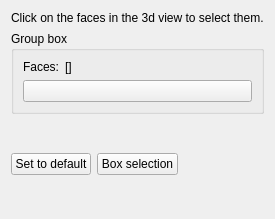
<?xml version="1.0" encoding="UTF-8"?>
<ui version="4.0">
 <class>PartGui::TaskFaceColors</class>
 <widget class="QWidget" name="PartGui::TaskFaceColors">
  <property name="geometry">
   <rect>
    <x>0</x>
    <y>0</y>
    <width>247</width>
    <height>219</height>
   </rect>
  </property>
  <property name="windowTitle">
   <string>Set color per face</string>
  </property>
  <layout class="QGridLayout" name="gridLayout_2">
   <item row="0" column="0" colspan="3">
    <widget class="QLabel" name="label">
     <property name="text">
      <string>Click on the faces in the 3d view to select them.</string>
     </property>
    </widget>
   </item>
   <item row="1" column="0" colspan="3">
    <widget class="QGroupBox" name="groupBox">
     <property name="title">
      <string notr="true">Group box</string>
     </property>
     <layout class="QGridLayout" name="gridLayout">
      <item row="0" column="0">
       <widget class="QLabel" name="faceLabel">
        <property name="sizePolicy">
         <sizepolicy hsizetype="Maximum" vsizetype="Preferred">
          <horstretch>0</horstretch>
          <verstretch>0</verstretch>
         </sizepolicy>
        </property>
        <property name="text">
         <string>Faces:</string>
        </property>
       </widget>
      </item>
      <item row="0" column="1">
       <widget class="QLabel" name="labelElement">
        <property name="text">
         <string notr="true">[]</string>
        </property>
       </widget>
      </item>
      <item row="1" column="0" colspan="2">
       <widget class="Gui::ColorButton" name="colorButton"/>
      </item>
     </layout>
    </widget>
   </item>
   <item row="2" column="0">
    <widget class="QPushButton" name="defaultButton">
     <property name="text">
      <string>Set to default</string>
     </property>
    </widget>
   </item>
   <item row="2" column="1">
    <widget class="QPushButton" name="boxSelection">
     <property name="text">
      <string>Box selection</string>
     </property>
    </widget>
   </item>
   <item row="2" column="2">
    <spacer name="verticalSpacer">
     <property name="orientation">
      <enum>Qt::Vertical</enum>
     </property>
     <property name="sizeHint" stdset="0">
      <size>
       <width>20</width>
       <height>135</height>
      </size>
     </property>
    </spacer>
   </item>
  </layout>
 </widget>
 <customwidgets>
  <customwidget>
   <class>Gui::ColorButton</class>
   <extends>QPushButton</extends>
   <header>Gui/Widgets.h</header>
  </customwidget>
 </customwidgets>
 <resources/>
 <connections/>
</ui>
